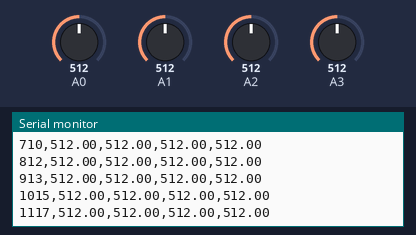
The sketch below on a simulated Arduino Uno, built with avr-gcc and run on an emulated ATmega328P. On the bench: the last lines printed to the serial monitor. The test bench sets the inputs (shaded band); at power-on: A0 = 512, A1 = 512, A2 = 512, A3 = 512.

Above: at 1.2 s.
1.3 s: A0 set to 716
At 1.33 s:
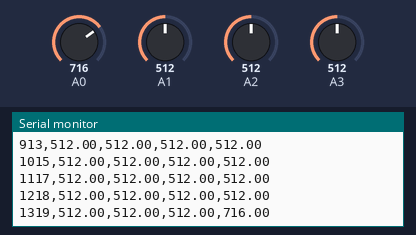
2.8 s: A1 set to 716
At 2.85 s:
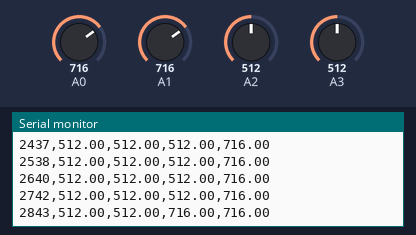
5.8 s: A2 set to 716
At 5.8 s:
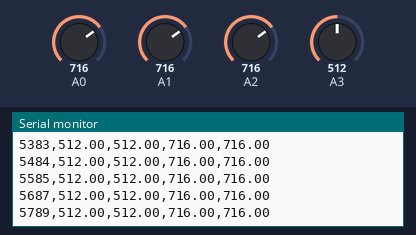
7.3 s: A3 set to 716
At 7.32 s:
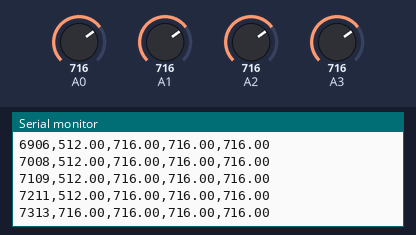
8.8 s: A0 set to 992
At 8.84 s:
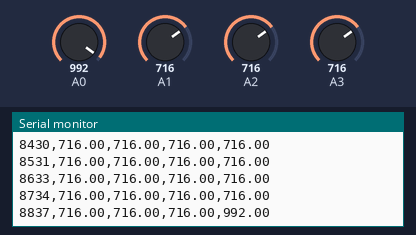
11.8 s: A1 set to 992
At 11.89 s:
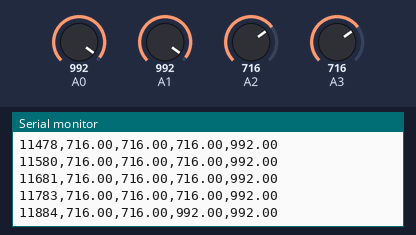
Timing chart, 0 to 14.3 s (numbered marks = the images above; inputs shaded):
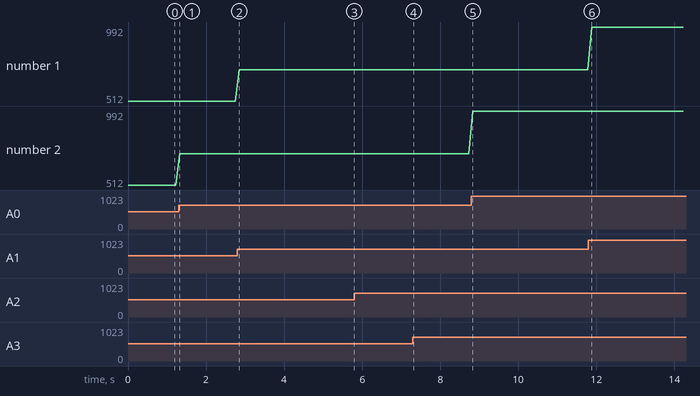

Measured:
- after the input at 1.3 s, the serial monitor: prints a new line at once (image 1)
- after the input at 2.8 s, the serial monitor: prints a new line after 0.05 s (image 2)
- after the input at 7.3 s, the serial monitor: prints a new line at once (image 4)
- after the input at 8.8 s, the serial monitor: prints a new line at once (image 5)
- after the input at 11.8 s, the serial monitor: prints a new line after 0.09 s (image 6)
- plotted number 2: 512 → 716 after the input at 1.3 s, 716 → 992 after the input at 8.8 s

The sketch:

potentiometer.ino
```cpp
/*

*/

unsigned long myTime;

void setup() {
  pinMode(A0,INPUT);
  pinMode(A1,INPUT);
  pinMode(A2,INPUT);
  pinMode(A3,INPUT);
  Serial.begin(9600);
}

void loop() {
  float p1 = analogRead(A0);
  float p2 = analogRead(A1);
  float p3 = analogRead(A2);
  float p4 = analogRead(A3);
  myTime = millis();
  Serial.println(String(myTime) + ',' + String(p4) + ',' + String(p3) + ',' + String(p2)  + ',' + String(p1));
  delay(100);
}
```
